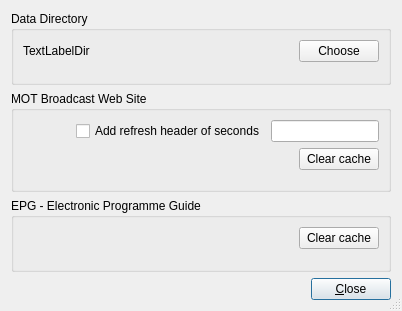
<?xml version="1.0" encoding="UTF-8"?>
<ui version="4.0">
 <class>CMultSettingsDlgBase</class>
 <widget class="QDialog" name="CMultSettingsDlgBase">
  <property name="geometry">
   <rect>
    <x>0</x>
    <y>0</y>
    <width>402</width>
    <height>311</height>
   </rect>
  </property>
  <property name="sizePolicy">
   <sizepolicy hsizetype="Preferred" vsizetype="Preferred">
    <horstretch>0</horstretch>
    <verstretch>0</verstretch>
   </sizepolicy>
  </property>
  <property name="cursor">
   <cursorShape>ArrowCursor</cursorShape>
  </property>
  <property name="windowTitle">
   <string>Multimedia settings</string>
  </property>
  <property name="windowIcon">
   <iconset resource="res/icons.qrc">
    <normaloff>:/icons/MainIcon.png</normaloff>:/icons/MainIcon.png</iconset>
  </property>
  <property name="sizeGripEnabled">
   <bool>true</bool>
  </property>
  <layout class="QVBoxLayout" name="verticalLayout_4">
   <item>
    <widget class="QGroupBox" name="DirGroup">
     <property name="title">
      <string>Data Directory</string>
     </property>
     <layout class="QVBoxLayout" name="verticalLayout_3">
      <item>
       <layout class="QHBoxLayout">
        <property name="spacing">
         <number>6</number>
        </property>
        <property name="margin">
         <number>0</number>
        </property>
        <item>
         <widget class="QLabel" name="TextLabelDir">
          <property name="sizePolicy">
           <sizepolicy hsizetype="Expanding" vsizetype="Minimum">
            <horstretch>0</horstretch>
            <verstretch>0</verstretch>
           </sizepolicy>
          </property>
          <property name="text">
           <string>TextLabelDir</string>
          </property>
          <property name="wordWrap">
           <bool>false</bool>
          </property>
         </widget>
        </item>
        <item>
         <widget class="QPushButton" name="PushButtonChooseDir">
          <property name="text">
           <string>Choose</string>
          </property>
         </widget>
        </item>
       </layout>
      </item>
      <item>
       <spacer name="verticalSpacer_3">
        <property name="orientation">
         <enum>Qt::Vertical</enum>
        </property>
        <property name="sizeHint" stdset="0">
         <size>
          <width>20</width>
          <height>20</height>
         </size>
        </property>
       </spacer>
      </item>
     </layout>
    </widget>
   </item>
   <item>
    <widget class="QGroupBox" name="MOTGroup">
     <property name="sizePolicy">
      <sizepolicy hsizetype="Preferred" vsizetype="Expanding">
       <horstretch>0</horstretch>
       <verstretch>0</verstretch>
      </sizepolicy>
     </property>
     <property name="minimumSize">
      <size>
       <width>0</width>
       <height>0</height>
      </size>
     </property>
     <property name="title">
      <string>MOT Broadcast Web Site</string>
     </property>
     <layout class="QVBoxLayout" name="verticalLayout">
      <item>
       <layout class="QHBoxLayout">
        <property name="spacing">
         <number>6</number>
        </property>
        <property name="margin">
         <number>0</number>
        </property>
        <item>
         <spacer name="horizontalSpacer">
          <property name="orientation">
           <enum>Qt::Horizontal</enum>
          </property>
          <property name="sizeHint" stdset="0">
           <size>
            <width>20</width>
            <height>20</height>
           </size>
          </property>
         </spacer>
        </item>
        <item>
         <widget class="QCheckBox" name="CheckBoxAddRefresh">
          <property name="sizePolicy">
           <sizepolicy hsizetype="Fixed" vsizetype="Fixed">
            <horstretch>0</horstretch>
            <verstretch>0</verstretch>
           </sizepolicy>
          </property>
          <property name="text">
           <string>Add refresh header of seconds</string>
          </property>
         </widget>
        </item>
        <item>
         <widget class="QLineEdit" name="EdtSecRefresh">
          <property name="sizePolicy">
           <sizepolicy hsizetype="Minimum" vsizetype="Minimum">
            <horstretch>0</horstretch>
            <verstretch>0</verstretch>
           </sizepolicy>
          </property>
          <property name="text">
           <string/>
          </property>
          <property name="maxLength">
           <number>4</number>
          </property>
         </widget>
        </item>
       </layout>
      </item>
      <item>
       <layout class="QHBoxLayout">
        <property name="spacing">
         <number>6</number>
        </property>
        <property name="margin">
         <number>0</number>
        </property>
        <item>
         <spacer name="Spacer9">
          <property name="orientation">
           <enum>Qt::Horizontal</enum>
          </property>
          <property name="sizeType">
           <enum>QSizePolicy::Expanding</enum>
          </property>
          <property name="sizeHint" stdset="0">
           <size>
            <width>20</width>
            <height>20</height>
           </size>
          </property>
         </spacer>
        </item>
        <item>
         <widget class="QPushButton" name="buttonClearCacheMOT">
          <property name="sizePolicy">
           <sizepolicy hsizetype="Fixed" vsizetype="Fixed">
            <horstretch>0</horstretch>
            <verstretch>0</verstretch>
           </sizepolicy>
          </property>
          <property name="text">
           <string>Clear cache</string>
          </property>
         </widget>
        </item>
       </layout>
      </item>
      <item>
       <spacer name="verticalSpacer">
        <property name="orientation">
         <enum>Qt::Vertical</enum>
        </property>
        <property name="sizeHint" stdset="0">
         <size>
          <width>20</width>
          <height>20</height>
         </size>
        </property>
       </spacer>
      </item>
     </layout>
    </widget>
   </item>
   <item>
    <widget class="QGroupBox" name="EPGGroup">
     <property name="sizePolicy">
      <sizepolicy hsizetype="Preferred" vsizetype="Expanding">
       <horstretch>0</horstretch>
       <verstretch>0</verstretch>
      </sizepolicy>
     </property>
     <property name="minimumSize">
      <size>
       <width>0</width>
       <height>0</height>
      </size>
     </property>
     <property name="title">
      <string>EPG - Electronic Programme Guide</string>
     </property>
     <layout class="QVBoxLayout" name="verticalLayout_2">
      <item>
       <layout class="QHBoxLayout">
        <property name="spacing">
         <number>6</number>
        </property>
        <property name="margin">
         <number>0</number>
        </property>
        <item>
         <spacer name="Spacer2">
          <property name="orientation">
           <enum>Qt::Horizontal</enum>
          </property>
          <property name="sizeType">
           <enum>QSizePolicy::Expanding</enum>
          </property>
          <property name="sizeHint" stdset="0">
           <size>
            <width>20</width>
            <height>20</height>
           </size>
          </property>
         </spacer>
        </item>
        <item>
         <widget class="QPushButton" name="buttonClearCacheEPG">
          <property name="sizePolicy">
           <sizepolicy hsizetype="Fixed" vsizetype="Fixed">
            <horstretch>0</horstretch>
            <verstretch>0</verstretch>
           </sizepolicy>
          </property>
          <property name="text">
           <string>Clear cache</string>
          </property>
         </widget>
        </item>
       </layout>
      </item>
      <item>
       <spacer name="verticalSpacer_2">
        <property name="orientation">
         <enum>Qt::Vertical</enum>
        </property>
        <property name="sizeHint" stdset="0">
         <size>
          <width>20</width>
          <height>20</height>
         </size>
        </property>
       </spacer>
      </item>
     </layout>
    </widget>
   </item>
   <item>
    <layout class="QHBoxLayout" name="horizontalLayout">
     <item>
      <spacer name="Spacer5">
       <property name="orientation">
        <enum>Qt::Horizontal</enum>
       </property>
       <property name="sizeType">
        <enum>QSizePolicy::Expanding</enum>
       </property>
       <property name="sizeHint" stdset="0">
        <size>
         <width>20</width>
         <height>20</height>
        </size>
       </property>
      </spacer>
     </item>
     <item>
      <widget class="QPushButton" name="buttonOk">
       <property name="text">
        <string>&amp;Close</string>
       </property>
       <property name="autoDefault">
        <bool>true</bool>
       </property>
       <property name="default">
        <bool>true</bool>
       </property>
      </widget>
     </item>
    </layout>
   </item>
  </layout>
 </widget>
 <tabstops>
  <tabstop>CheckBoxAddRefresh</tabstop>
  <tabstop>EdtSecRefresh</tabstop>
  <tabstop>buttonClearCacheMOT</tabstop>
  <tabstop>buttonClearCacheEPG</tabstop>
  <tabstop>buttonOk</tabstop>
 </tabstops>
 <resources>
  <include location="res/icons.qrc"/>
 </resources>
 <connections>
  <connection>
   <sender>buttonOk</sender>
   <signal>clicked()</signal>
   <receiver>CMultSettingsDlgBase</receiver>
   <slot>accept()</slot>
   <hints>
    <hint type="sourcelabel">
     <x>20</x>
     <y>20</y>
    </hint>
    <hint type="destinationlabel">
     <x>20</x>
     <y>20</y>
    </hint>
   </hints>
  </connection>
 </connections>
</ui>
